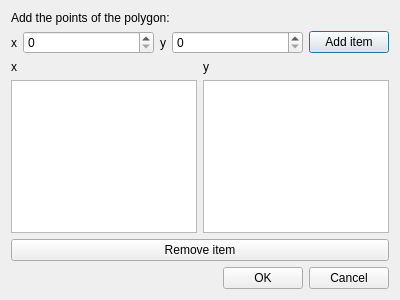
<?xml version="1.0" encoding="UTF-8"?>
<ui version="4.0">
 <class>Dialog</class>
 <widget class="QDialog" name="Dialog">
  <property name="geometry">
   <rect>
    <x>0</x>
    <y>0</y>
    <width>400</width>
    <height>300</height>
   </rect>
  </property>
  <property name="windowTitle">
   <string>Wireframe</string>
  </property>
  <layout class="QVBoxLayout" name="verticalLayout">
   <item>
    <widget class="QLabel" name="messageLabel">
     <property name="text">
      <string>Add the points of the polygon:</string>
     </property>
    </widget>
   </item>
   <item>
    <layout class="QHBoxLayout" name="addPointHorizontalLayout" stretch="0,100,0,100,0">
     <item>
      <widget class="QLabel" name="xLabel">
       <property name="text">
        <string>x</string>
       </property>
      </widget>
     </item>
     <item>
      <widget class="QSpinBox" name="xSpinBox">
       <property name="maximum">
        <number>99999</number>
       </property>
      </widget>
     </item>
     <item>
      <widget class="QLabel" name="yLabel">
       <property name="text">
        <string>y</string>
       </property>
      </widget>
     </item>
     <item>
      <widget class="QSpinBox" name="ySpinBox">
       <property name="maximum">
        <number>99999</number>
       </property>
      </widget>
     </item>
     <item>
      <widget class="QPushButton" name="addButton">
       <property name="text">
        <string>Add item</string>
       </property>
       <property name="icon">
        <iconset theme="list-add"/>
       </property>
       <property name="default">
        <bool>true</bool>
       </property>
      </widget>
     </item>
    </layout>
   </item>
   <item>
    <layout class="QGridLayout" name="itemsListWidgetGridLayout">
     <item row="0" column="1">
      <widget class="QLabel" name="yListLabel">
       <property name="text">
        <string>y</string>
       </property>
      </widget>
     </item>
     <item row="0" column="0">
      <widget class="QLabel" name="xListLabel">
       <property name="text">
        <string>x</string>
       </property>
      </widget>
     </item>
     <item row="1" column="0">
      <widget class="QListWidget" name="itemsXListWidget"/>
     </item>
     <item row="1" column="1">
      <widget class="QListWidget" name="itemsYListWidget"/>
     </item>
    </layout>
   </item>
   <item>
    <widget class="QPushButton" name="removeButton">
     <property name="text">
      <string>Remove item</string>
     </property>
     <property name="icon">
      <iconset theme="list-remove"/>
     </property>
    </widget>
   </item>
   <item>
    <widget class="QDialogButtonBox" name="buttonBox">
     <property name="orientation">
      <enum>Qt::Horizontal</enum>
     </property>
     <property name="standardButtons">
      <set>QDialogButtonBox::Cancel|QDialogButtonBox::Ok</set>
     </property>
    </widget>
   </item>
  </layout>
 </widget>
 <resources/>
 <connections>
  <connection>
   <sender>buttonBox</sender>
   <signal>accepted()</signal>
   <receiver>Dialog</receiver>
   <slot>accept()</slot>
   <hints>
    <hint type="sourcelabel">
     <x>248</x>
     <y>254</y>
    </hint>
    <hint type="destinationlabel">
     <x>157</x>
     <y>274</y>
    </hint>
   </hints>
  </connection>
  <connection>
   <sender>buttonBox</sender>
   <signal>rejected()</signal>
   <receiver>Dialog</receiver>
   <slot>reject()</slot>
   <hints>
    <hint type="sourcelabel">
     <x>316</x>
     <y>260</y>
    </hint>
    <hint type="destinationlabel">
     <x>286</x>
     <y>274</y>
    </hint>
   </hints>
  </connection>
 </connections>
</ui>
